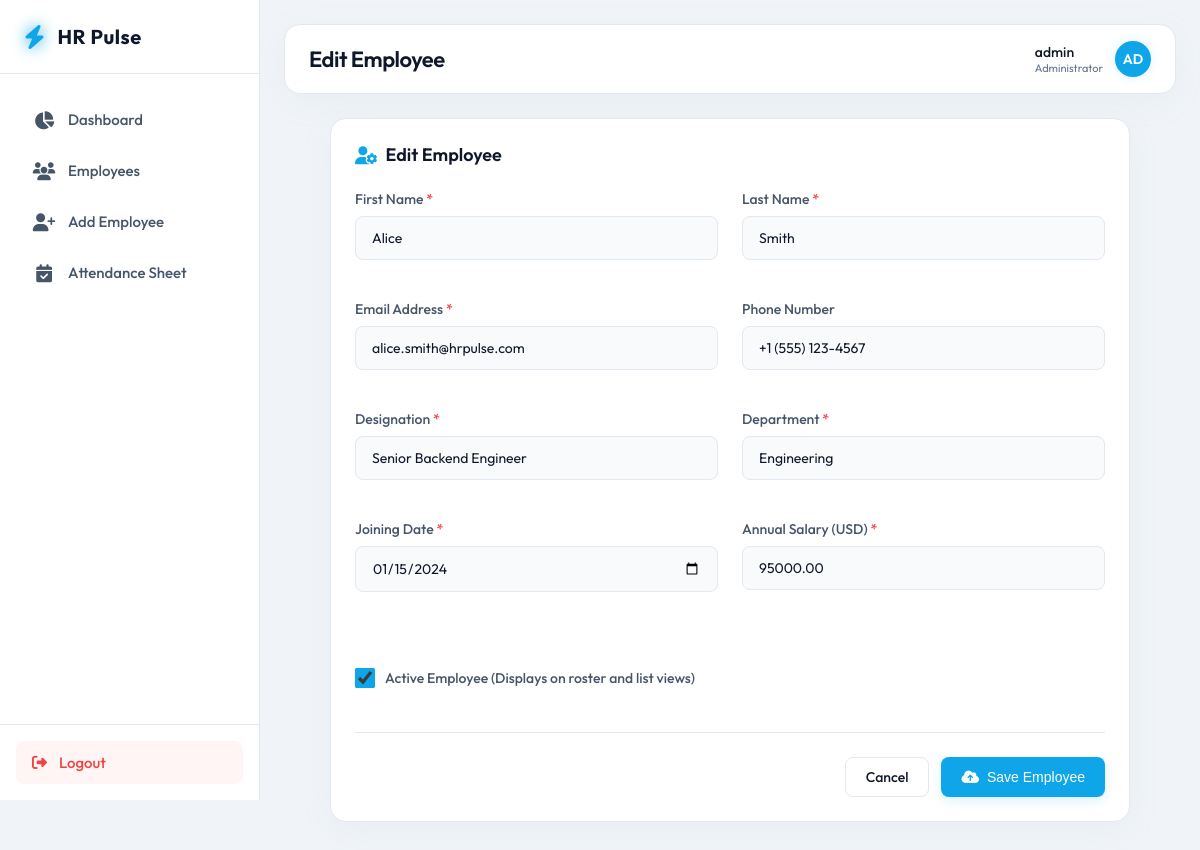
Screenshot of /employees/1/edit/ (signed in) with the database file from the repository.
### employees/models.py (models this page shows, shortened)
class Employee(models.Model):
    first_name = models.CharField(max_length=100)
    last_name = models.CharField(max_length=100)
    email = models.EmailField(unique=True)
    phone = models.CharField(max_length=20, blank=True, null=True)
    designation = models.CharField(max_length=100)
    department = models.CharField(max_length=100)
    date_joined = models.DateField()
    salary = models.DecimalField(max_digits=10, decimal_places=2)
    is_active = models.BooleanField(default=True)

### employees/views.py (the view)
# urls.py: path('employees/<int:pk>/edit/', views.employee_edit, name='employee_edit'),
@login_required
def employee_edit(request, pk):
    employee = get_object_or_404(Employee, pk=pk)
    if request.method == 'POST':
        form = EmployeeForm(request.POST, instance=employee)
        if form.is_valid():
            employee = form.save()
            messages.success(request, f"Employee {employee.full_name} updated successfully!")
            return redirect('employee_detail', pk=pk)
        else:
            messages.error(request, "Please correct the errors below.")
    else:
        form = EmployeeForm(instance=employee)
    return render(request, 'employees/employee_form.html', {'form': form, 'title': 'Edit Employee', 'employee': employee})

### employees/templates/employees/employee_form.html (shortened to what this page needs)
{% extends 'employees/base.html' %}
{% block page_title %}{{ title }}{% endblock %}
{% block content %}
<div class="form-container">
    <div class="glass-card">
        <h2 style="font-size: 18px; font-weight: 600; margin-bottom: 24px; display: flex; align-items: center; gap: 8px;">
            <i class="fa-solid fa-user-gear" style="color: var(--color-primary);"></i>
            <span>{{ title }}</span>
        </h2>
        <form method="POST" autocomplete="off">
            <div class="form-grid">
                <div class="form-group">
                    <label class="form-label" for="{{ form.first_name.id_for_label }}">First Name <span style="color: var(--color-danger);">*</span></label>
                    {{ form.first_name }}
                </div>
                <div class="form-group">
                    <label class="form-label" for="{{ form.last_name.id_for_label }}">Last Name <span style="color: var(--color-danger);">*</span></label>
                    {{ form.last_name }}
                </div>
                <div class="form-group">
                    <label class="form-label" for="{{ form.email.id_for_label }}">Email Address <span style="color: var(--color-danger);">*</span></label>
                    {{ form.email }}
                </div>
                <div class="form-group">
                    <label class="form-label" for="{{ form.phone.id_for_label }}">Phone Number</label>
                    {{ form.phone }}
                </div>
                <div class="form-group">
                    <label class="form-label" for="{{ form.designation.id_for_label }}">Designation <span style="color: var(--color-danger);">*</span></label>
                    {{ form.designation }}
                </div>
                <div class="form-group">
                    <label class="form-label" for="{{ form.department.id_for_label }}">Department <span style="color: var(--color-danger);">*</span></label>
                    {{ form.department }}
                </div>
                <div class="form-group">
                    <label class="form-label" for="{{ form.date_joined.id_for_label }}">Joining Date <span style="color: var(--color-danger);">*</span></label>
                    {{ form.date_joined }}
                </div>
                <div class="form-group">
                    <label class="form-label" for="{{ form.salary.id_for_label }}">Annual Salary (USD) <span style="color: var(--color-danger);">*</span></label>
                    {{ form.salary }}
                </div>
                <div class="form-group checkbox-group">
                    {{ form.is_active }}
                    <label class="form-label" for="{{ form.is_active.id_for_label }}" style="margin-bottom: 0; cursor: pointer;">
                        Active Employee (Displays on roster and list views)
                    </label>
                </div>
            </div>
            <div class="form-actions">
                {% if employee %}
                <a href="{% url 'employee_detail' employee.id %}" class="btn btn-secondary">Cancel</a>
                {% else %}
                <a href="{% url 'employee_list' %}" class="btn btn-secondary">Cancel</a>
                {% endif %}
                <button type="submit" class="btn btn-primary">
                    <i class="fa-solid fa-cloud-arrow-up"></i>
                    <span>Save Employee</span>
                </button>
            </div>
        </form>
    </div>
</div>
{% endblock %}

### employees/templates/employees/base.html (shortened to what this page needs)
<!DOCTYPE html>
<html lang="en">
<head>
    <link rel="stylesheet" href="https://cdnjs.cloudflare.com/ajax/libs/font-awesome/6.4.0/css/all.min.css">
</head>
<body>
    {% if user.is_authenticated %}
    <aside>
        <div class="sidebar-brand">
            <i class="fa-solid fa-bolt"></i>
            <span>HR Pulse</span>
        </div>
        <ul class="sidebar-menu">
            <li class="sidebar-item {% if request.resolver_match.url_name == 'dashboard' %}active{% endif %}">
                <a href="{% url 'dashboard' %}">
                    <i class="fa-solid fa-chart-pie"></i>
                    <span>Dashboard</span>
                </a>
            </li>
            <li class="sidebar-item {% if request.resolver_match.url_name == 'employee_list' or request.resolver_match.url_name == 'employee_detail' %}active{% endif %}">
                <a href="{% url 'employee_list' %}">
                    <i class="fa-solid fa-users"></i>
                    <span>Employees</span>
                </a>
            </li>
            <li class="sidebar-item {% if request.resolver_match.url_name == 'employee_create' %}active{% endif %}">
                <a href="{% url 'employee_create' %}">
                    <i class="fa-solid fa-user-plus"></i>
                    <span>Add Employee</span>
                </a>
            </li>
            <li class="sidebar-item {% if request.resolver_match.url_name == 'attendance_sheet' %}active{% endif %}">
                <a href="{% url 'attendance_sheet' %}">
                    <i class="fa-solid fa-calendar-check"></i>
                    <span>Attendance Sheet</span>
                </a>
            </li>
        </ul>
        <div class="sidebar-footer">
            <a href="{% url 'logout' %}" class="logout-btn">
                <i class="fa-solid fa-right-from-bracket"></i>
                <span>Logout</span>
            </a>
        </div>
    </aside>
    {% endif %}
    <main style="{% if not user.is_authenticated %}margin-left: 0; padding: 0; display: flex; align-items: center; justify-content: center; background: radial-gradient(circle at top right, #e0f2fe, #f0f9ff);{% endif %}">
        {% if user.is_authenticated %}
        <header>
            <div class="header-title">
                <h1>{% block page_title %}Dashboard{% endblock %}</h1>
            </div>
            <div class="header-user">
                <div class="user-info">
                    <span class="user-name">{{ user.username }}</span>
                    <span class="user-role">Administrator</span>
                </div>
                <div class="user-avatar">
                    {{ user.username|slice:":2"|upper }}
                </div>
            </div>
        </header>
        {% endif %}
        <div class="content-body">
            {% block content %}{% endblock %}
        </div>
    </main>
</body>
</html>

### employees/templates/employees/employee_form.html (style rules this page uses)
.form-container { max-width: 800px; margin: 0 auto; }
.form-grid { display: grid; grid-template-columns: repeat(2, 1fr); gap: 20px 24px; margin-bottom: 24px; }
.checkbox-group { display: flex; align-items: center; gap: 10px; margin-top: 36px; }
.form-checkbox { width: 20px; height: 20px; background-color: var(--bg-input); border: 1px solid var(--border-color); border-radius: 4px; accent-color: var(--color-primary); cursor: pointer; }
.form-actions { display: flex; justify-content: flex-end; gap: 12px; border-top: 1px solid var(--border-color); padding-top: 24px; margin-top: 12px; }

### rows the page displays
Employee: first_name "Alice", last_name "Smith", email "alice.smith@hrpulse.com", phone "+1 (555) 123-4567", designation "Senior Backend Engineer", department "Engineering", date_joined "01/15/2024", salary "95000.00", is_active "☑"

### other values shown
{{ title }} "Edit Employee"
{{ user.username }} "admin"
{{ user.username|slice:":2"|upper }} "AD"
